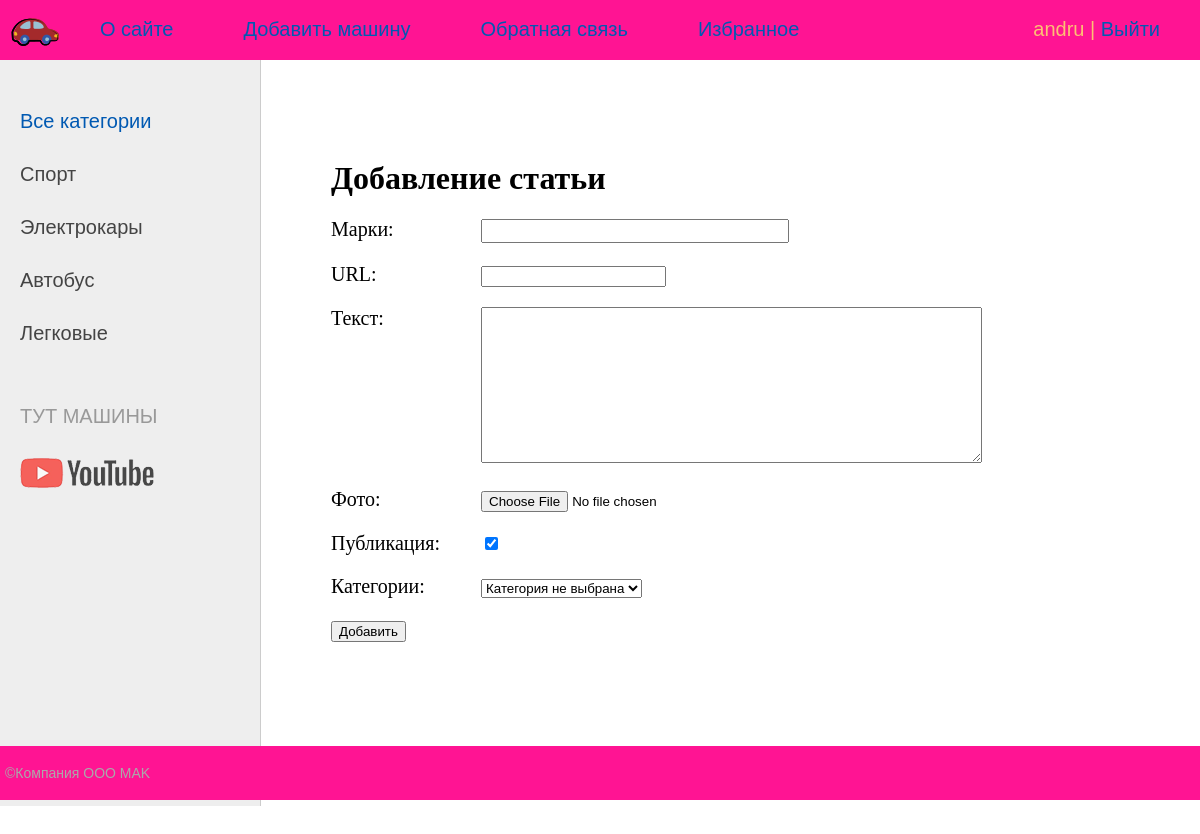
Screenshot of /addpage/ (signed in) with the database file from the repository.
### car/models.py (models this page shows)
class Category(models.Model):
    name = models.CharField(max_length=100, db_index=True)
    slug = models.SlugField(max_length=255, unique=True, db_index=True, verbose_name="URL")
    def __str__(self):
        return self.name
    def get_absolute_url(self):
        return reverse('category', kwargs={'cat_slug': self.slug})
    class Meta:
        verbose_name = 'Категория'
        verbose_name_plural = 'Категории'
        ordering = ['id']

### car/views.py (the view)
# urls.py: path('addpage/', AddPage.as_view(), name='add_page'),
class AddPage(LoginRequiredMixin, DataMixin, CreateView):
    form_class = AddPostForm
    template_name = 'car/addpage.html'
    success_url = reverse_lazy('home')
    login_url = reverse_lazy('home')
    raise_exception = True
    def get_context_data(self, *, object_list=None, **kwargs):
        context = super().get_context_data(**kwargs)
        c_def = self.get_user_context(title="Добавление статьи")
        context = dict(list(context.items()) + list(c_def.items()))
        return context

### car/forms.py (shortened to what this page needs)
class AddPostForm(forms.ModelForm):
    def __init__(self, *args, **kwargs):
        super().__init__(*args, **kwargs)
        self.fields['cat'].empty_label = "Категория не выбрана"
    class Meta:
        model = Cars
        fields = ['title', 'slug', 'content', 'photo', 'is_published', 'cat']
        widgets = {
            'title': forms.TextInput(attrs={'class': 'form-input'}),
            'content': forms.Textarea(attrs={'cols': 60, 'rows': 10}),
        }

### car/utils.py (called while the page is built)
        def get_user_context(self, **kwargs):
            context = kwargs
            cats = Category.objects.all()
            context['menu'] = menu
            context['cats'] = cats
            if 'cat_selected' not in context:
                context['cat_selected'] = 0
            return context

### car/templates/car/addpage.html (shortened to what this page needs)
{% extends 'car/base.html' %}
{% block content %}
<h1>{{title}}</h1>
<form action="{% url 'add_page' %}" method="post" enctype="multipart/form-data">
{% for f in form %}
<p><label class="form-label" for="{{ f.id_for_label }}">{{f.label}}: </label>{{ f }}</p>
{% endfor %}
    <button type="submit">Добавить</button>
</form>
{% endblock %}

### car/templates/car/base.html (shortened to what this page needs)
{% load car_tags %}
{% load static %}
<!DOCTYPE html>
<html>
<head>
	<link type="text/css" href="{% static 'car/css/styles.css' %}" rel="stylesheet" />
</head>
<body>
<table class="table-page" border=0 cellpadding="0" cellspacing="0">
<tr><td valign=top>
{% block mainmenu %}
		<div class="header">
			<ul id="mainmenu" class="mainmenu">
			<li class="logo"><a href="{% url 'home' %}"><div class="logo"></div></a></li>
{% for m in menu %}
			<li><a href="{% url m.url_name %}">{{m.title}}</a></li>
{% endfor %}
				{% if request.user.is_authenticated %}
				<li class="last"> {{user.username}} | <a href="{% url 'logout' %}">Выйти</a></li>
				{% else %}
				<li class="last"><a href="{% url 'register' %}">Регистрация</a> | <a href="{% url 'login' %}">Войти</a></li>
				{% endif %}
			</ul>
		</div>
{% endblock mainmenu %}
<table class="table-content" border=0 cellpadding="0" cellspacing="0">
<tr>
	<td valign="top" class="left-chapters">
	<ul id="leftchapters">
{% if cat_selected == 0 %}
		<li class="selected">Все категории</li>
{% else %}
		<li><a href="{% url 'home' %}">Все категории</a></li>
{% endif %}
		{% for c in cats %}
         {% if c.pk == cat_selected %}
                   <li class="selected">{{c.name}}</li>
         {% else %}
                   <li><a href="{{ c.get_absolute_url }}">{{c.name}}</a></li>
         {% endif %}
{% endfor %}
		<li class="share">
		<p>ТУТ МАШИНЫ</p>
		<a class="share-yt" href="https://www.youtube.com/@superdenzelo" target="_blank" rel="nofollow"></a>
		</li>
	</ul>
</td>
<td valign="top" class="content">
	<div class="content-text">
{% block content %}
{% endblock %}
	</div>
</td></tr></table>
</td></tr>
<tr><td valign=top>
	<div id="footer">
		<p>&copy;Компания ООО MAK</p>
	</div>
</td></tr></table>
</body>
</html>

### car/static/car/css/styles.css (style rules this page uses)
html, body { font-family: 'Arial'; margin: 0; padding: 0; height: 100%; width: 100%; color: #444; }
a { color: #0059b2; text-decoration: none; }
.table-page { width: 100%; height: 100%; vertical-align: top; }
.table-page tr { height: 100%; }
.header { background: #FF1493; height: 60px; }
.logo { background: url('../images/logo.png') no-repeat 10px 5px; width: 70px; height: 60px; }
ul.mainmenu { list-style: none; margin: 0; padding: 0; height: 60px; color: #fdc073; font-size: 20px; overflow: hidden; }
ul.mainmenu li { float: left; margin: 18px 40px 0 30px; }
ul.mainmenu li.logo { margin: 0; }
ul.mainmenu li.last { float: right; }
ul.mainmenu li a { color: ##fdc73; text-decoration: none; }
.table-content { width: 100%; min-height: 100%; height: 100%; }
.left-chapters { margin: 0; background: #eee; border-right: 1px solid #ccc; min-height: 100%; }
.left-chapters ul { width: 230px; min-height: 100%; margin: 0; padding: 20px 10px 10px 20px; list-style: none; font-size: 20px; }
.left-chapters ul li { margin: 30px 0 0 0; color: #999; }
.left-chapters ul li.selected { color: #0059b2; }
.left-chapters ul li a { color: #444; text-decoration: none; }
.left-chapters ul li.share { margin: 60px 0 0 0; }
.left-chapters ul li.share p { margin: 30px 0 30px 0; }
.left-chapters ul li.share a { display: inline-block; width: 40px; height: 40px; margin: 0 20px 0 0; }
.left-chapters ul li.share a.share-yt { width: 100%; height: 30px; background: url('../images/share_yt.png') no-repeat 0 0 }
.content { padding: 40px 20px 20px 40px; width: 100%; box-sizing: border-box; }
.content-text { margin: 60px 0 0 30px; color: #000; font-size: 20px; font-family: Yandex Sans Display Light; }
.content-text h1 { font-size: 32px; }
#footer { box-sizing: border-box; background: #FF1493; padding: 5px; color: #aaa; font-size: 14px; font-family: Verdana, Geneva, Arial, Helvetica; text-align: left; overflow: hidden; }
.form-input { width: 300px; font-size: 16px; }
.form-label { display: inline-block; min-width: 150px; vertical-align: top; }

### rows the page displays
Category: name "Спорт"
Category: name "Электрокары"
Category: name "Автобус"
Category: name "Легковые"

### other values shown
{{ m.title }} "О сайте" "Добавить машину" "Обратная связь" "Избранное"
{{ user.username }} "andru"
{{ title }} "Добавление статьи"
{{ f.label }} "Марки" "URL" "Текст" "Фото" "Публикация" "Категории"
